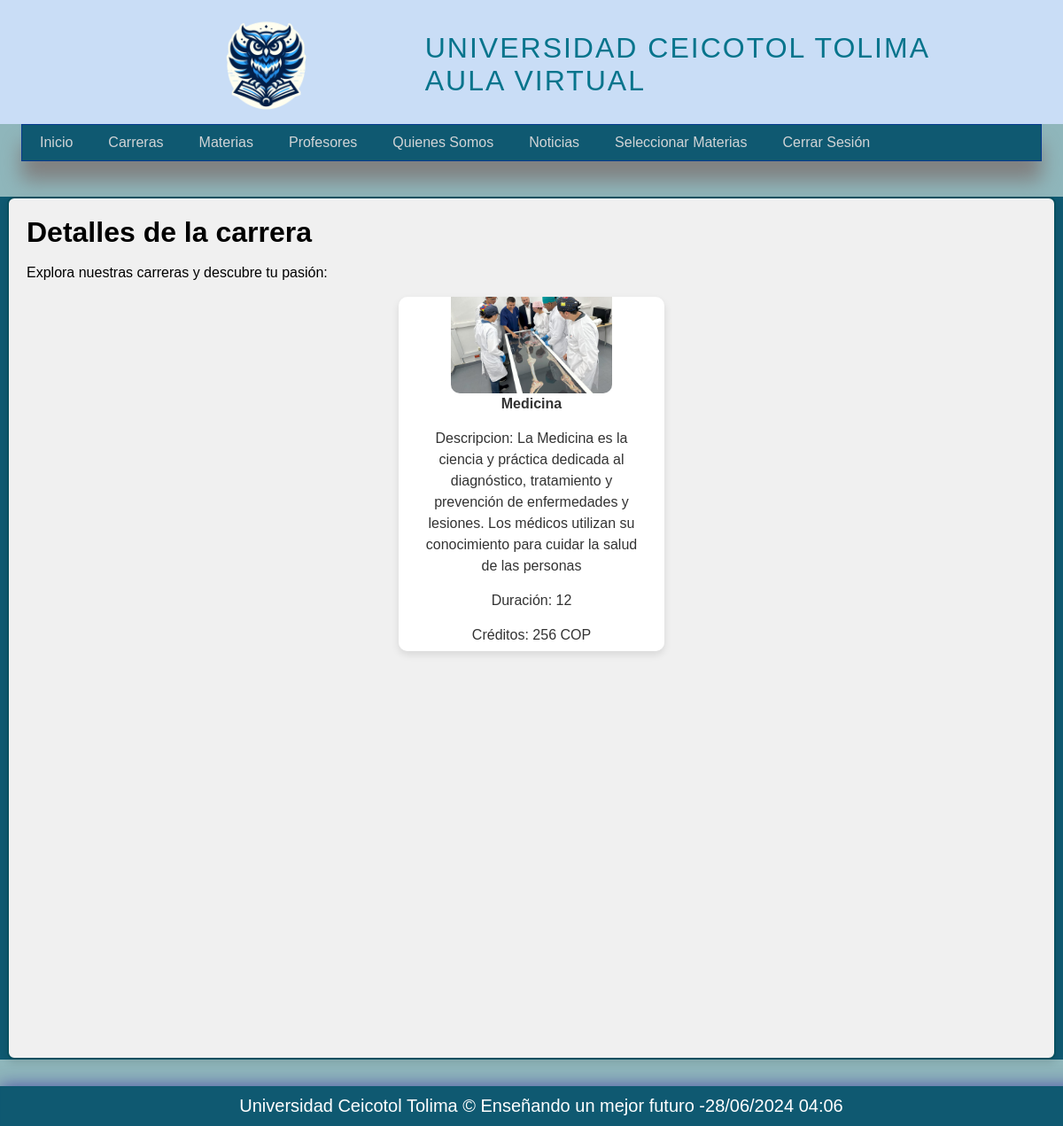
Page /carreras/1/ (signed in) on the committed database.
### apps/carreras/models.py (models this page shows, shortened)
class Carreras(models.Model):
    NombreCarrera = models.CharField(max_length=100, verbose_name="Nombre de la Carrera")
    DescripcionCarrera = models.TextField(verbose_name="Descripcion de la Carrera", validators=[MinLengthValidator(100), MaxLengthValidator(200)])
    DuracionCarrera = models.CharField(max_length=100, verbose_name="Duración en Semestres")
    CostoCarrera = models.IntegerField(verbose_name="Créditos")
    creacionCarrera = models.DateTimeField(auto_now_add=True, verbose_name="Creacion de la carrea")
    imagenesCarrera = models.ImageField(_("Imagen de la carrera"), upload_to='Carreras/')

### apps/carreras/views.py (the view)
# urls.py: path('carreras/<int:id>/', carrerasDetalles, name='carrera_detalle'),
def carrerasDetalles(request, id):
    carrera = get_object_or_404(Carreras, id=id)
    return render(request, 'carreras/carrerasDetalles.html', {'DetalleCarrera': carrera})

### apps/profesores/models.py (called while the page is built)
    def __str__(self):
        return f"{self.nombre} {self.apellido}"

### templates/carreras/carrerasDetalles.html (shortened to what this page needs)
{% extends 'layout/layout.html' %}
{% load static %}
{% block content %}
<link rel="stylesheet" type="text/css" href="{% static 'css/style.css' %}">
<h1>Detalles de la carrera</h1>
<br>
<p>Explora nuestras carreras y descubre tu pasión:</p>
<br>
<div class="detail_main-container">
    <div class="detail_career-container">
        <img src="{{ DetalleCarrera.imagenesCarrera.url }}" alt="{{ DetalleCarrera.NombreCarrera }}" class="career-image">
        <h2 class="texto-carrera">{{ DetalleCarrera.NombreCarrera }}</h2>
        <p class="texto-carrera">Descripcion: {{ DetalleCarrera.DescripcionCarrera }}</p>
        <p class="texto-carrera">Duración: {{ DetalleCarrera.DuracionCarrera }}</p>
        <p class="texto-carrera">Créditos: {{ DetalleCarrera.CostoCarrera }} COP</p>
    </div>
</div>
{% endblock %}

### static/css/style.css (style rules this page uses)
* { margin: 0px; padding: 0px; font-family: sans-serif, Arial, Helvetica; text-decoration: none; }
body { font-family: Verdana, Geneva, Tahoma, sans-serif; background-color: #8fb6bb; }
img { display: block; margin: auto; width: 70%; }
.detail_main-container { display: flex; justify-content: center; flex-wrap: wrap; gap: 20px; }
.detail_career-container { background-color: white; border-radius: 10px; box-shadow: 0 4px 8px rgba(0,0,0,0.1); width: 300px; height: 400px; padding: 20px; box-sizing: border-box; display: flex; flex-direction: column; justify-content: center; align-items: center; text-align: center; overflow-y: scroll; scrollbar-width: none; -ms-overflow-style: none; }
.texto-carrera { font-size: 16px; line-height: 1.5; color: #333; margin-bottom: 15px; margin-top: 0; }
.career-image { max-width: 100%; height: auto; border-radius: 10px; object-fit: cover; }

### rows in the picture
Carreras: imagenesCarrera (picture), NombreCarrera "Medicina", DescripcionCarrera "La Medicina es la ciencia y práctica dedicada al diagnóstico, tratamiento y prevención de enfermedades y lesiones. Los médicos utilizan su conocimiento para cuidar la salud de las personas", DuracionCarrera "12", CostoCarrera "256"
